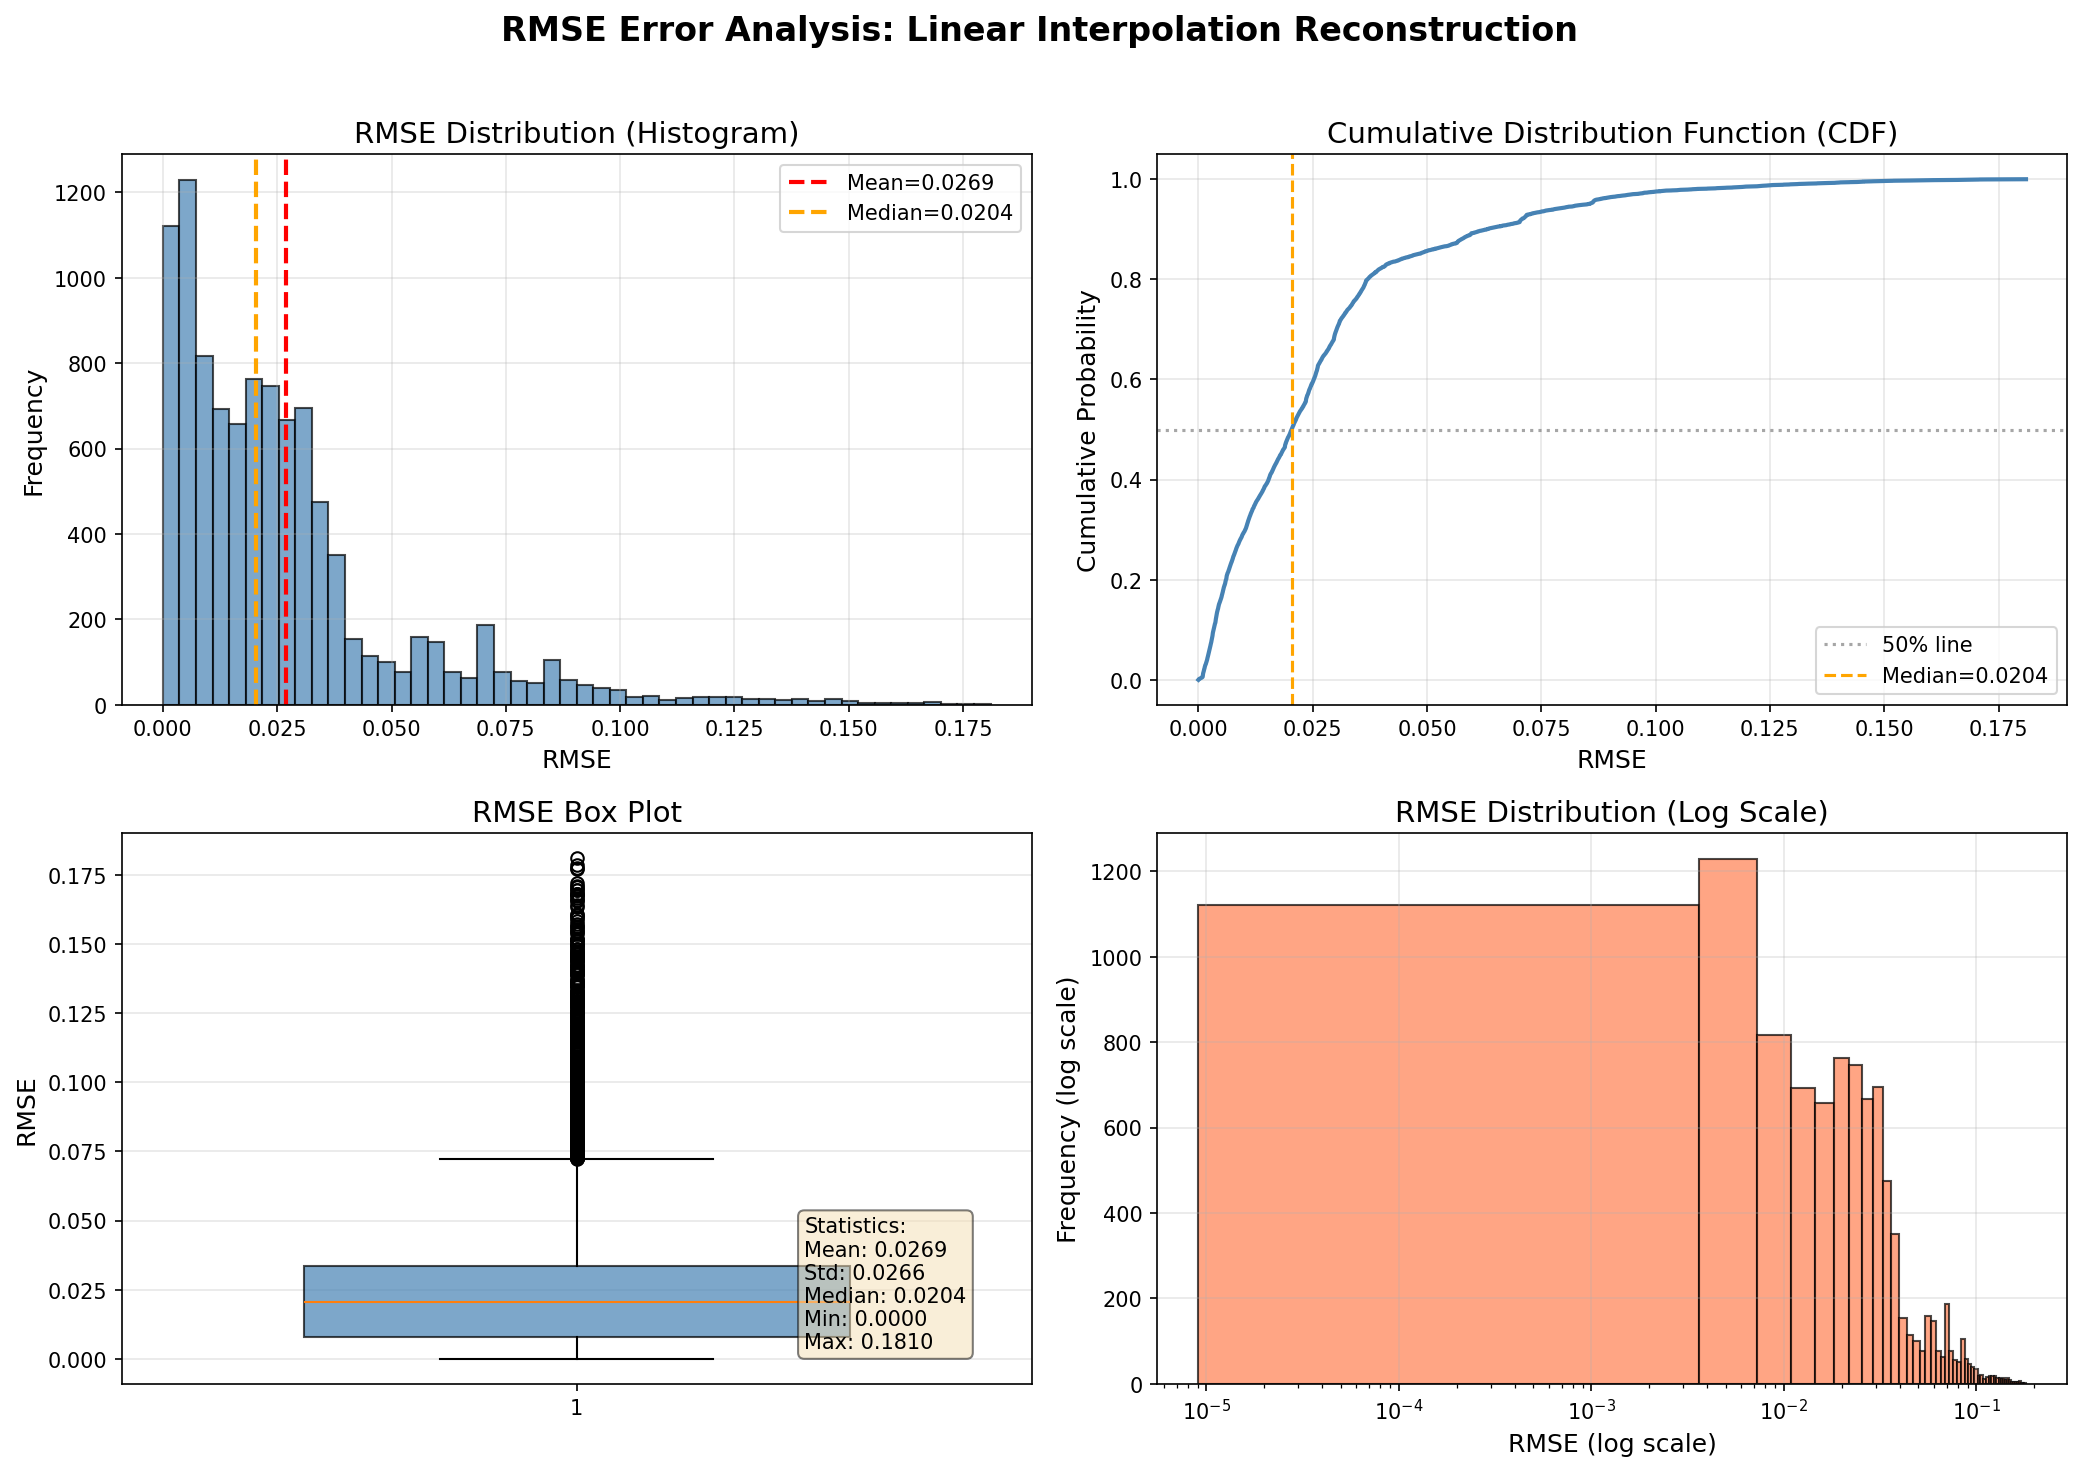

The script that saved this image:
"""
RMSE 误差可视化脚本
需要在具有 matplotlib 的环境中运行
"""
import numpy as np
import matplotlib.pyplot as plt

# 加载数据
rmse = np.load('linear_rmse.npy')

# Create visualization
fig, axes = plt.subplots(2, 2, figsize=(14, 10))
fig.suptitle('RMSE Error Analysis: Linear Interpolation Reconstruction', fontsize=16, fontweight='bold')

# 1. Histogram
ax1 = axes[0, 0]
ax1.hist(rmse, bins=50, edgecolor='black', alpha=0.7, color='steelblue')
ax1.axvline(rmse.mean(), color='red', linestyle='--', linewidth=2, label=f'Mean={rmse.mean():.4f}')
ax1.axvline(np.median(rmse), color='orange', linestyle='--', linewidth=2, label=f'Median={np.median(rmse):.4f}')
ax1.set_xlabel('RMSE', fontsize=12)
ax1.set_ylabel('Frequency', fontsize=12)
ax1.set_title('RMSE Distribution (Histogram)', fontsize=14)
ax1.legend()
ax1.grid(True, alpha=0.3)

# 2. Cumulative distribution
ax2 = axes[0, 1]
sorted_rmse = np.sort(rmse)
cdf = np.arange(1, len(sorted_rmse) + 1) / len(sorted_rmse)
ax2.plot(sorted_rmse, cdf, linewidth=2, color='steelblue')
ax2.axhline(0.5, color='gray', linestyle=':', alpha=0.7, label='50% line')
ax2.axvline(np.median(rmse), color='orange', linestyle='--', linewidth=1.5, label=f'Median={np.median(rmse):.4f}')
ax2.set_xlabel('RMSE', fontsize=12)
ax2.set_ylabel('Cumulative Probability', fontsize=12)
ax2.set_title('Cumulative Distribution Function (CDF)', fontsize=14)
ax2.legend()
ax2.grid(True, alpha=0.3)

# 3. Box plot
ax3 = axes[1, 0]
bp = ax3.boxplot(rmse, vert=True, patch_artist=True, widths=0.6)
bp['boxes'][0].set_facecolor('steelblue')
bp['boxes'][0].set_alpha(0.7)
ax3.set_ylabel('RMSE', fontsize=12)
ax3.set_title('RMSE Box Plot', fontsize=14)
ax3.grid(True, alpha=0.3, axis='y')

# Add statistics text box
stats_text = f'Statistics:\nMean: {rmse.mean():.4f}\nStd: {rmse.std():.4f}\nMedian: {np.median(rmse):.4f}\nMin: {rmse.min():.4f}\nMax: {rmse.max():.4f}'
ax3.text(1.25, rmse.mean(), stats_text, fontsize=10, verticalalignment='center',
         bbox=dict(boxstyle='round', facecolor='wheat', alpha=0.5))

# 4. Log-scale histogram
ax4 = axes[1, 1]
ax4.hist(rmse, bins=50, edgecolor='black', alpha=0.7, color='coral')
ax4.set_xlabel('RMSE (log scale)', fontsize=12)
ax4.set_ylabel('Frequency (log scale)', fontsize=12)
ax4.set_title('RMSE Distribution (Log Scale)', fontsize=14)
ax4.set_xscale('log')
ax4.grid(True, alpha=0.3, axis='both')

plt.tight_layout(rect=[0, 0, 1, 0.96])
plt.savefig('linear_rmse_analysis.png', dpi=150, bbox_inches='tight')
plt.show()
print("可视化已保存至 linear_rmse_analysis.png")
